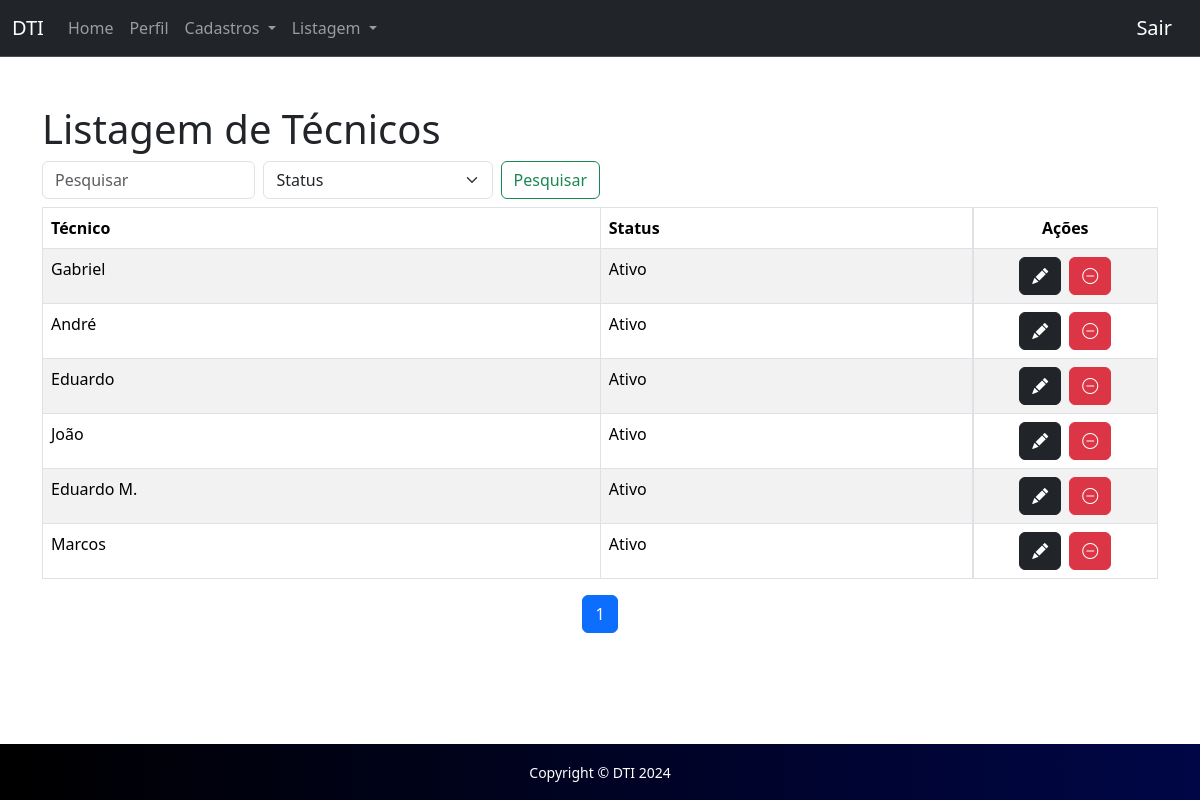
Page /listar/list-tecnico.php (signed in) on the earlier database version.
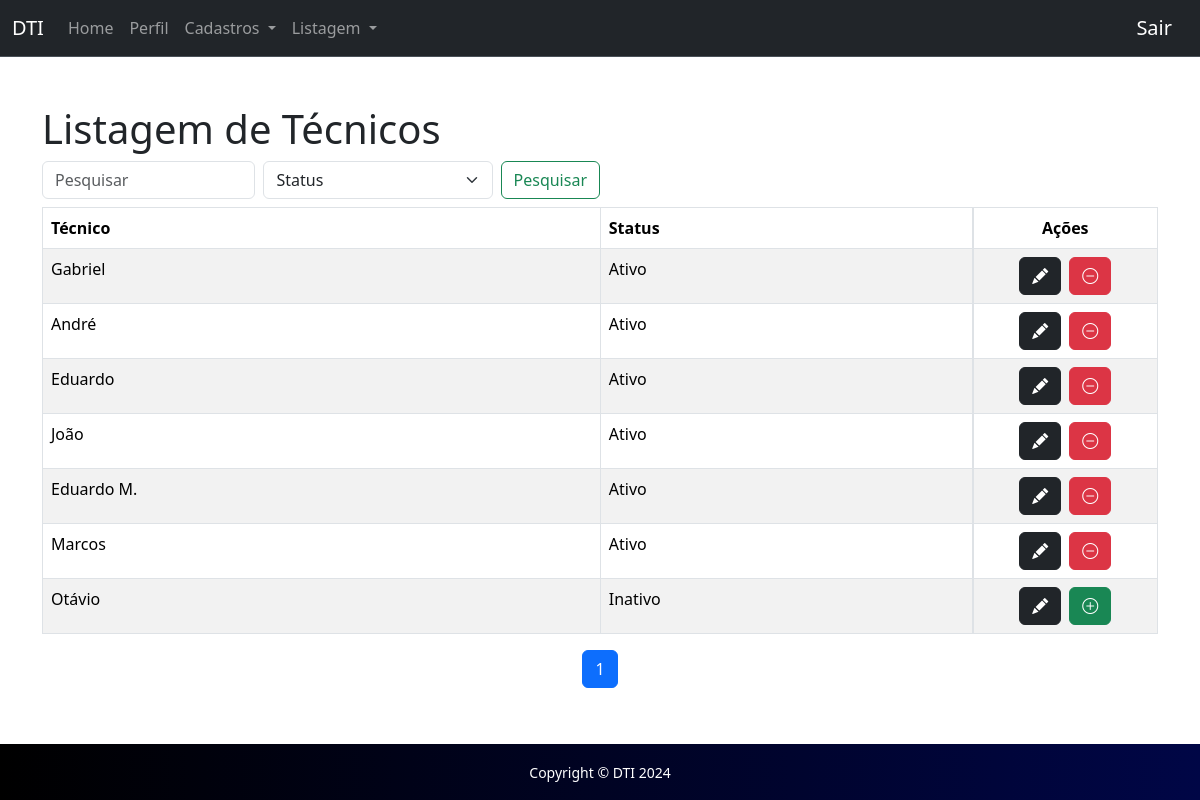
Same page on the later database version.
### tables this page shows
CREATE TABLE `tecnico` (
  `id` int(11) NOT NULL,
  `nome` varchar(100) NOT NULL,
  `status` int(1) NOT NULL
);

### listar/list-tecnico.php (the view, shortened to what this page needs)
<?php
    require_once('../conexao.php');
    $V_WHERE = "";
    $S_WHERE = "";
    $itens_por_pagina = 15;
    $pagina = isset($_GET['page']) ? $_GET['page'] : 1;
    $offset = ($pagina - 1) * $itens_por_pagina;
    $sql_count = "SELECT COUNT(*) AS total FROM tecnico WHERE 1 = 1 " . $V_WHERE . $S_WHERE;
    $resultado_count = mysqli_query($conexao, $sql_count);
    $linha_count = mysqli_fetch_assoc($resultado_count);
    $total_registros = $linha_count['total'];
    $total_paginas = ceil($total_registros / $itens_por_pagina);
    $sql = "SELECT * FROM tecnico
              WHERE 1 = 1 " . $V_WHERE . $S_WHERE . "
              LIMIT $itens_por_pagina OFFSET $offset";
    $resultado = mysqli_query($conexao, $sql);
?>
<!DOCTYPE html>
<html lang="pt-br">
<head>
    <link href="https://cdn.jsdelivr.net/npm/bootstrap@5.3.3/dist/css/bootstrap.min.css" rel="stylesheet">
    <link rel="stylesheet" href="https://cdn.jsdelivr.net/npm/bootstrap-icons@1.11.3/font/bootstrap-icons.min.css">
</head>
<body>
    <?php require_once("../template/menu01.php") ?>
    <main class="container mt-5">
        <h1>Listagem de Técnicos</h1>
        <form class="d-flex col-6 mt-2 mb-2" method="post" role="search">
            <input class="form-control me-2" type="search" name="search" placeholder="Pesquisar" aria-label="Search">
            <select class="form-select me-2" name="search-status" id="search-status">
                <option selected value="">Status</option>
            </select>
            <button class="btn btn-outline-success" type="submit" name="pesquisar">Pesquisar</button>
        </form>
        <table class="table table-striped table-bordered">
            <thead>
                <tr>
                    <th class="col-6">Técnico</th>
                    <th class="col-4">Status</th>
                    <th class="d-flex justify-content-center">Ações</th>
                </tr>
            </thead>
            <tbody>
                <?php
                    while ($linha = mysqli_fetch_array($resultado)) {
                        if ($linha['status'] == 1) {
                            $status = "Ativo";
                        } else {
                            $status = "Inativo";
                        }
                ?>
                <tr>
                    <td><?= $linha['nome'] ?></td>
                    <td><?= $status ?></td>
                    <td class="d-flex justify-content-center gap-2">
                        <abbr title="Editar"><a class="btn btn-dark" href="../editar/edit-tecnico.php?id=<?= $linha['id'] ?>"><i class="bi bi-pencil-fill"></i></a></abbr>
                        <form method="post">
                            <?php if ($status == "Ativo"): ?>
                                <abbr title="Desativar">
                                    <button type="submit" name="desativar" class="btn btn-danger">
                                        <i class="bi bi-dash-circle"></i>
                                    </button>
                                </abbr>
                            <?php else: ?>
                                <abbr title="Ativar">
                                    <button type="submit" name="ativar" class="btn btn-success">
                                        <i class="bi bi-plus-circle"></i>
                                    </button>
                                </abbr>
                            <?php endif; ?>
                        </form>
                    </td>
                </tr>
                <?php } ?>
            </tbody>
        </table>
        <nav aria-label="Paginação">
            <ul class="pagination justify-content-center">
                <?php for ($i = 1; $i <= $total_paginas; $i++): ?>
                    <li class="page-item <?= ($pagina == $i) ? 'active' : '' ?>"><a class="page-link" href="?page=<?= $i ?>"><?= $i ?></a></li>
                <?php endfor; ?>
            </ul>
        </nav>
    </main>
    <?php require_once("../template/rodape01.php") ?>
</body>
</html>

Differences in the rows shown:
added tecnico: nome "Otávio", status "Inativo"
